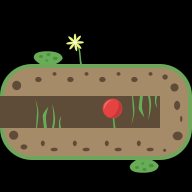

A 2D game scene composited from a Tiled map and its tileset images. What follows is a short description and the map's XML, with each tile layer's data collapsed to a summary:
An orthogonal 6x6 tile map with 32x32 px tiles, 2 tile layers (ground, deco).

<map version="1.0" orientation="orthogonal" renderorder="left-down" width="6" height="6" tilewidth="32" tileheight="32" nextobjectid="12">
 <tileset firstgid="1" source="tileset.tsx" />
 <layer name="ground" width="6" height="6">
  <data>[36 cells, 18 non-empty, 8 distinct tile ids]</data>
 </layer>
 <layer name="deco" width="6" height="6">
  <data>[36 cells, 6 non-empty, 6 distinct tile ids]</data>
 </layer>
</map>
